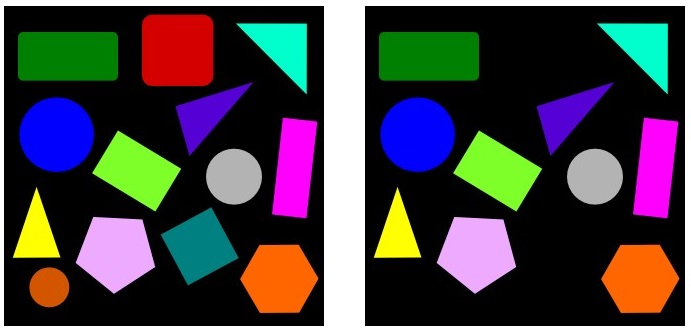
#> input picture original.jpg, 691 x 335 px
$ jupyter execute code.ipynb
#> lines starting #> are read from the running program, lines starting #| are printed output that depends on the picture; after the words box and inside, x2 and y2 are one past the last pixel; in counts of white or black regions, pixels touching at a corner belong together
# Crop original image

[cell 1]
import cv2
import matplotlib.pyplot as plt
import numpy as np

base_im = cv2.cvtColor(cv2.imread('./original.jpg'), cv2.COLOR_BGR2RGB)
plt.imshow(base_im)

[cell 2]
cols = base_im.mean(axis=2).mean(axis=0)
#> cols = 691 values, max 255 at index 332, min 11.42 at index 365, mean 71.37
rows = base_im.mean(axis=2).mean(axis=1)
#> rows = 335 values, max 255 at index 328, min 18.82 at index 324, mean 71.37
print(np.where(cols > 200))
#| (array([  0,   1,   2,   3, 324, 325, 326, 327, 328, 329, 330, 331, 332,
#|        333, 334, 335, 336, 337, 338, 339, 340, 341, 342, 343, 344, 345,
#|        346, 347, 348, 349, 350, 351, 352, 353, 354, 355, 356, 357, 358,
#|        359, 360, 361, 362, 363, 364, 685, 686, 687, 688, 689, 690]),)
print(np.where(rows > 200))
#| (array([  0,   1,   2,   3,   4,   5, 326, 327, 328, 329, 330, 331, 332,
#|        333, 334]),)

[cell 3]
b = base_im[6:326, 4:324]
q = base_im[6:326, 365:685]
plt.imshow(b)
# cv2.imwrite()

# Obj det

[cell 4]
import cv2
import numpy as np
import matplotlib.pyplot as plt


base = cv2.imread('b.jpg')
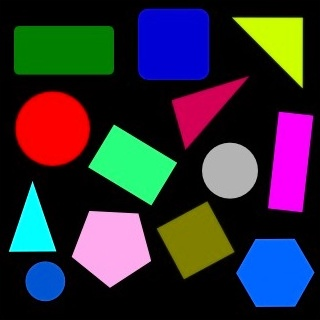
#> input picture b.jpg, 320 x 320 px
#> base is the input picture: shape (320, 320, 3); mean B, G, R 57.1, 46.9, 50.6
query = cv2.imread('q.jpg')
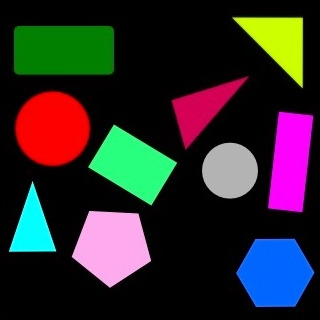
#> input picture q.jpg, 320 x 320 px
#> query is the input picture: shape (320, 320, 3); mean B, G, R 43.9, 41.6, 46.1
_, axes = plt.subplots(1, 2, figsize=(10, 20))
axes[0].imshow(base)
axes[0].set_title('Base image')
axes[1].imshow(query)
axes[1].set_title('Query image')
plt.savefig('result1.jpg')
#> figure, not shown here; B, G, R data is drawn as R, G, B

[cell 5]
def find_box_center(box):
    return ((box[1] + box[3]) // 2, (box[0] + box[2]) // 2)

def detect_objects_by_contour(raw, show=False):
    # keep the most intense channel
    img = raw.max(axis=2)
    # binarization
    _, thresh = cv2.threshold(img, 50, 255, cv2.THRESH_BINARY)
    # find contour
    contours, _ = cv2.findContours(thresh, cv2.RETR_LIST, cv2.CHAIN_APPROX_SIMPLE)
    # calculate bounding boxes
    bboxes = []
    for points in contours:
        ctr = np.vstack(points)
        l, t, r, b = ctr[:, 1].min(), ctr[:, 0].min(), ctr[:, 1].max(), ctr[:, 0].max()
        bboxes.append((l, t, r, b))
    # visualization
    if show:
        _, axes = plt.subplots(2, 2, figsize=(10, 10))
        axes[0, 0].set_title('Original')
        axes[0, 0].imshow(raw)
        axes[0, 1].set_title('Binarized')
        axes[0, 1].imshow(thresh)
        axes[1, 0].set_title('Contours')
        cont = cv2.drawContours(base.copy(), contours, -1, (255,255,255), 3)
        axes[1][0].imshow(cont)
        axes[1, 1].set_title('Bounding boxes')
        tmp = raw.copy()
        for i, b in enumerate(bboxes):
            boxed = cv2.rectangle(tmp, (b[1], b[0]), (b[3], b[2]), (0, 255, 255), 2)
            cv2.putText(tmp, str(i), find_box_center(b), cv2.FONT_HERSHEY_SIMPLEX, 0.5, 0)
        axes[1, 1].imshow(boxed)
    return bboxes

[cell 6]
bboxes = detect_objects_by_contour(base, show=True)
#> in detect_objects_by_contour, `_, thresh = cv2.threshold(img, 50, 255, cv2.THRESH_BINARY)`:
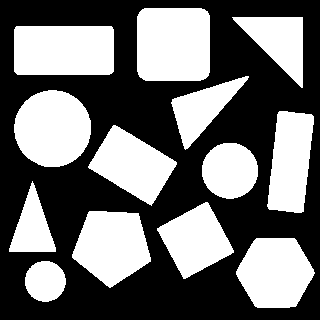
#> thresh: shape (320, 320); 43.5% white; 13 white regions
#> in detect_objects_by_contour, `contours, _ = cv2.findContours(thresh, cv2.RETR_LIST, cv2.CHAIN_APPROX..`: contours = 13 contours; largest, box (x1, y1, x2, y2) and area: (137, 8, 210, 81) 5092, (14, 26, 114, 75) 4736, (14, 90, 91, 167) 4550, (72, 211, 151, 288) 4140, (236, 238, 315, 308) 4083
#> the loop in detect_objects_by_contour, `for points in contours:` made 13 passes
#> (l, t, r, b) on passes 1 to 12: (261, 25, 301, 65), (238, 236, 307, 314), (211, 72, 287, 150), (202, 157, 278, 233), (181, 9, 251, 55), (143, 202, 198, 257), (125, 88, 205, 176), (111, 267, 212, 313), (90, 14, 166, 90), (76, 171, 149, 248), (26, 14, 74, 113), (17, 232, 87, 302)
#> after the loop in detect_objects_by_contour, `for points in contours:`: bboxes = 13 items, first 6: (261, 25, 301, 65), (238, 236, 307, 314), (211, 72, 287, 150), (202, 157, 278, 233), (181, 9, 251, 55), (143, 202, 198, 257)
#> in detect_objects_by_contour, `cont = cv2.drawContours(base.copy(), contours, -1, (255,255,255), 3)`:
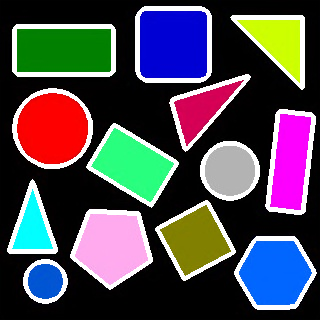
#> cont: shape (320, 320, 3); mean B, G, R 82.1, 72.8, 76.6
#> the loop in detect_objects_by_contour, `for i, b in enumerate(bboxes):` made 13 passes
#> after the loop in detect_objects_by_contour, `for i, b in enumerate(bboxes):`:
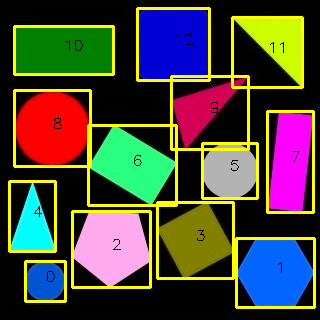
#> tmp: shape (320, 320, 3); 10.75% of pixels changed, all inside (x1, y1, x2, y2) = (8, 7, 316, 309)
qboxes = detect_objects_by_contour(query)
#> call 2 of detect_objects_by_contour, with show = False
#> in detect_objects_by_contour (call 2), `_, thresh = cv2.threshold(img, 50, 255, cv2.THRESH_BINARY)`:
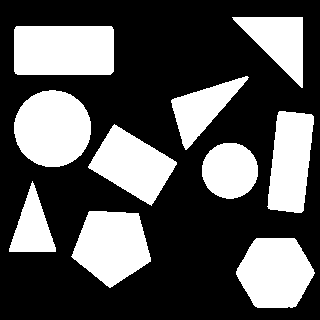
#> thresh: shape (320, 320); 33.8% white; 10 white regions
#> in detect_objects_by_contour (call 2), `contours, _ = cv2.findContours(thresh, cv2.RETR_LIST, cv2.CHAIN_APPROX..`: contours = 10 contours; largest, box (x1, y1, x2, y2) and area: (14, 26, 114, 75) 4738, (14, 90, 91, 167) 4556, (71, 211, 151, 288) 4138, (236, 238, 315, 308) 4092, (88, 124, 177, 206) 3698
#> the loop in detect_objects_by_contour (call 2), `for points in contours:` made 10 passes
#> after the loop in detect_objects_by_contour (call 2), `for points in contours:`: bboxes = [(238, 236, 307, 314), (211, 71, 287, 150), (181, 9, 251, 55), (143, 202, 198, 257), (124, 88, 205, 176), (111, 267, 212, 313), (90, 14, 166, 90), (76, 171, 149, 248), (26, 14, 74, 113), (17, 232, 87, 302)]
#> qboxes has the same summary as bboxes in detect_objects_by_contour
print(f"Found {len(bboxes)} objects in base image.")
#| Found 13 objects in base image.
#> figure, not shown here; B, G, R data is drawn as R, G, B

# Feature extraction & matching

[cell 7]
ORB = cv2.ORB_create(edgeThreshold=0, fastThreshold=10)

def extract_feature_from_bbox(img, bboxes):
    crop_features = []
    for b in bboxes:
        crop = img[b[0]-1:b[2] + 2, b[1]-1:b[3] + 2]
        crop_features.append(ORB.detectAndCompute(crop, None))
    return crop_features

base_crops = extract_feature_from_bbox(base, bboxes)
#> the loop in extract_feature_from_bbox, `for b in bboxes:` made 13 passes
#> after the loop in extract_feature_from_bbox, `for b in bboxes:`:
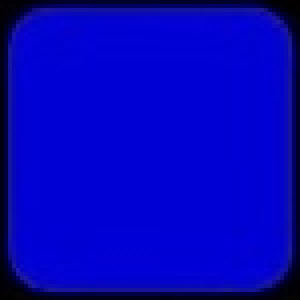
#> crop: shape (75, 75, 3) (shown 4 times larger); mean B, G, R 187.7, 1.7, 2
#> after the loop in extract_feature_from_bbox, `for b in bboxes:`: crop_features = 13 items
#> base_crops = 13 items
query_crops = extract_feature_from_bbox(query, qboxes)
#> the loop in extract_feature_from_bbox (call 2), `for b in bboxes:` made 10 passes
#> after the loop in extract_feature_from_bbox (call 2), `for b in bboxes:`:
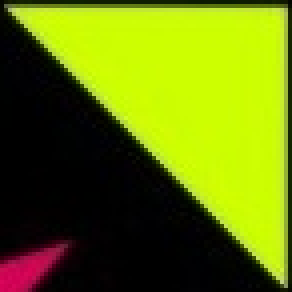
#> crop: shape (73, 73, 3) (shown 4 times larger); mean B, G, R 8.3, 120.7, 101.9
#> after the loop in extract_feature_from_bbox (call 2), `for b in bboxes:`: crop_features = 10 items
#> query_crops = 10 items

[cell 8]
from scipy.spatial.distance import cdist
from scipy.optimize import linear_sum_assignment

def find_best_match(patch1, patch2):
    # mean of all pair-wise distance between two lists of key points
    dist_matrix = np.array([[cdist(d1, d2).mean() for _, d1 in patch1] for _, d2 in patch2])
    match_idxes = linear_sum_assignment(dist_matrix)
    return match_idxes

def draw_matches(img1, img2, matched_kps):
    new = np.hstack([img1, img2])
    for pt1, pt2 in matched_kps:
        new_pt2 = (pt2[0] + img1.shape[1], pt2[1])
        new = cv2.line(new, (pt1[0], pt1[1]), (new_pt2[0], new_pt2[1]), (0, 255, 0), 2)
    plt.imshow(new)

match_idxes = find_best_match(base_crops, query_crops)
#> in find_best_match, `match_idxes = linear_sum_assignment(dist_matrix)`: match_idxes = 10 positions, rows 0 to 9, columns 1 to 11
#> match_idxes = 10 positions, rows 0 to 9, columns 1 to 11
# find matched objects for vis
match_pts = []
for query_idx, base_idx in zip(*match_idxes):
    bbox = bboxes[base_idx]
    qbox = qboxes[query_idx]
    match_pts.append((find_box_center(bbox), find_box_center(qbox)))
#> this loop made 10 passes
#> (base_idx, qbox) on passes 1, 3, 4, 6, 7, 9, 10: (1, (238, 236, 307, 314)), (4, (181, 9, 251, 55)), (5, (143, 202, 198, 257)), (7, (111, 267, 212, 313)), (8, (90, 14, 166, 90)), (10, (26, 14, 74, 113)), (11, (17, 232, 87, 302))
#> (base_idx, bbox, qbox) on passes 2, 5, 8: (2, (211, 72, 287, 150), (211, 71, 287, 150)), (6, (125, 88, 205, 176), (124, 88, 205, 176)), (3, (202, 157, 278, 233), (76, 171, 149, 248))
#> after the loop, match_pts = [((275, 272), (275, 272)), ((111, 249), (110, 249)), ((32, 216), (32, 216)), ((229, 170), (229, 170)), ((132, 165), (132, 164)), ((290, 161), (290, 161)), ((52, 128), (52, 128)), ((195, 240), (209, 112)), ((63, 50), (63, 50)), ((267, 52), (267, 52))]

draw_matches(base, query, match_pts)
#> the loop in draw_matches, `for pt1, pt2 in matched_kps:` made 10 passes
#> (pt2, new_pt2) on passes 1, 3, 4, 6, 7, 9, 10: ((275, 272), (595, 272)), ((32, 216), (352, 216)), ((229, 170), (549, 170)), ((290, 161), (610, 161)), ((52, 128), (372, 128)), ((63, 50), (383, 50)), ((267, 52), (587, 52))
#> (pt1, pt2, new_pt2) on passes 2, 5, 8: ((111, 249), (110, 249), (430, 249)), ((132, 165), (132, 164), (452, 164)), ((195, 240), (209, 112), (529, 112))
#> pass 1, in draw_matches, `new = cv2.line(new, (pt1[0], pt1[1]), (new_pt2[0], new_pt2[1]), (0, 25..`:
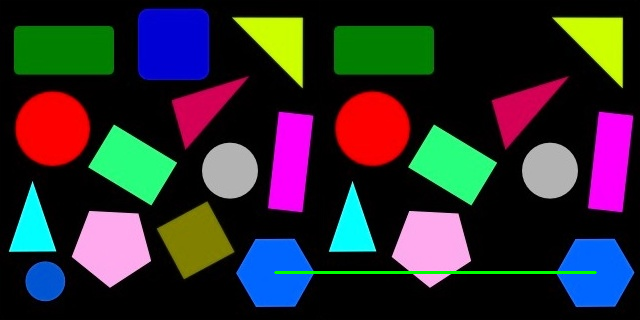
#> new: shape (320, 640, 3); mean B, G, R 50, 45.2, 48.2
#> after the loop in draw_matches, `for pt1, pt2 in matched_kps:`:
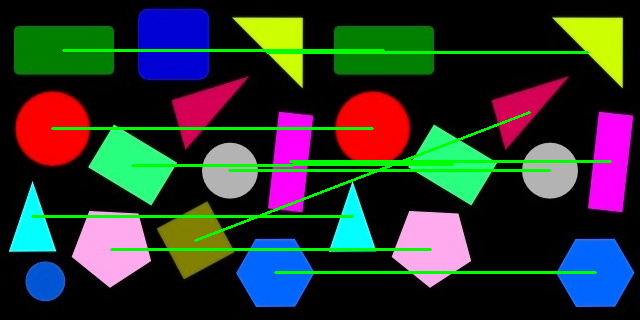
#> new: shape (320, 640, 3); mean B, G, R 47.2, 52.7, 45.3

[cell 9]
missing_idx = set(range(len(base_crops))) - set(match_idxes[1])
#> missing_idx = 3 items
print(f"{len(missing_idx)} objects are missing in query image. Their positions are {[find_box_center(bboxes[i]) for i in missing_idx]}")
#| 3 objects are missing in query image. Their positions are [(45, 281), (209, 112), (173, 44)]
